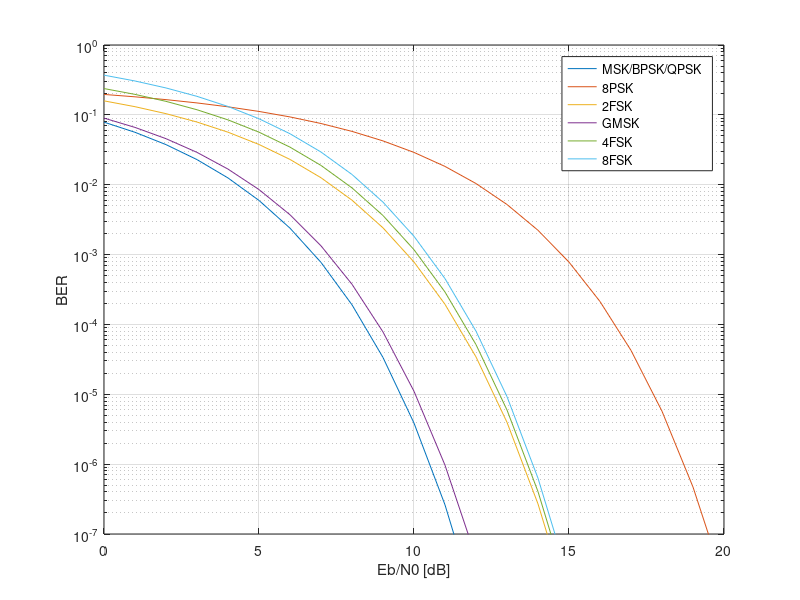

This figure's MATLAB source:
clear;
close all
ebnodB = (0:20);
ebno = 10.^(ebnodB/10);

% 2FSK (p. 416 Haykin)
berFSK2 = qfunc(sqrt(ebno)); 

%MSK
berMSK = qfunc(sqrt(2.*ebno));

% GMSK
alpha = 1.8; %
berGMSK = qfunc(sqrt(alpha*ebno)); % BT = 0.3

% 4FSK
M = 4;
berFSK4 = (M-1)*qfunc(sqrt(ebno));
berFSK4 = 0.5*berFSK4; % Es to Eb conversion (2 bits per symbol)

% 8FSK
berFSK8 = 7*qfunc(sqrt(ebno));
berFSK8 = 1/3*berFSK8;

%8PSK
ber8PSK = 2*qfunc(sqrt(2*ebno)*sin(pi/8));
ber8PSK = 1/3*ber8PSK;

% BER plots
f2 = figure;
semilogy(ebnodB, berMSK, ebnodB, ber8PSK, ebnodB, berFSK2, ebnodB, berGMSK, ebnodB, berFSK4, ebnodB, berFSK8);
legend('MSK/BPSK/QPSK', '8PSK', '2FSK', 'GMSK', '4FSK', '8FSK')
xlabel('Eb/N0 [dB]');
ylabel('BER');
xlim([0 20])
ylim([10e-8 10e-1])
grid on;


